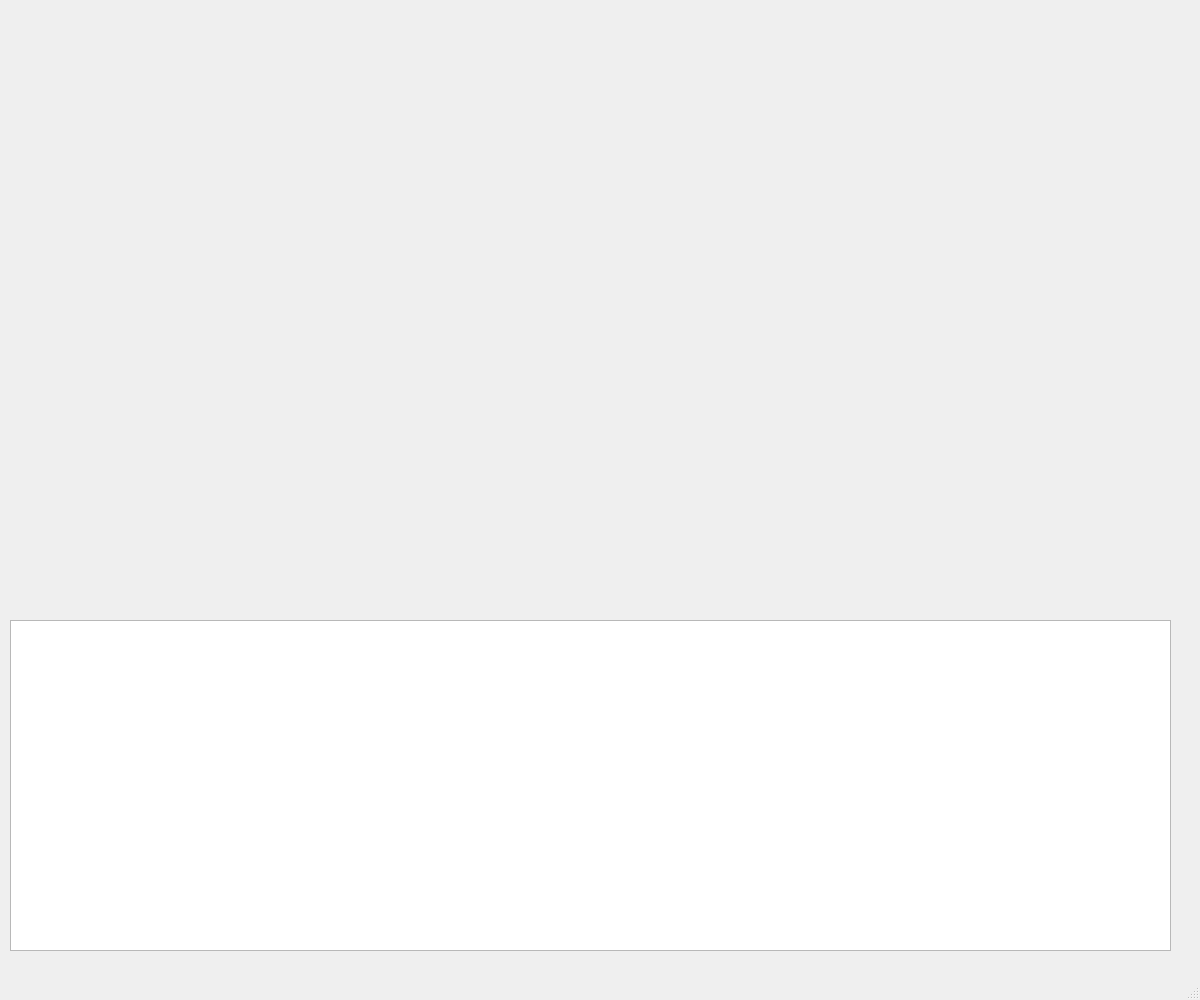
<?xml version="1.0" encoding="UTF-8"?>
<ui version="4.0">
 <class>MainWindow</class>
 <widget class="QMainWindow" name="MainWindow">
  <property name="geometry">
   <rect>
    <x>0</x>
    <y>0</y>
    <width>1200</width>
    <height>1000</height>
   </rect>
  </property>
  <property name="windowTitle">
   <string>MainWindow</string>
  </property>
  <widget class="QWidget" name="centralwidget">
   <widget class="HNS_Signboard_Preview" name="PGE_SignBoard" native="true">
    <property name="geometry">
     <rect>
      <x>480</x>
      <y>50</y>
      <width>641</width>
      <height>351</height>
     </rect>
    </property>
   </widget>
   <widget class="QPlainTextEdit" name="PTE_Debug">
    <property name="geometry">
     <rect>
      <x>10</x>
      <y>620</y>
      <width>1161</width>
      <height>331</height>
     </rect>
    </property>
   </widget>
  </widget>
  <widget class="QMenuBar" name="menubar">
   <property name="geometry">
    <rect>
     <x>0</x>
     <y>0</y>
     <width>1200</width>
     <height>22</height>
    </rect>
   </property>
  </widget>
  <widget class="QStatusBar" name="statusbar"/>
 </widget>
 <customwidgets>
  <customwidget>
   <class>HNS_Signboard_Preview</class>
   <extends>QWidget</extends>
   <header>hns_signboard_preview.h</header>
   <container>1</container>
  </customwidget>
 </customwidgets>
 <resources/>
 <connections/>
</ui>
